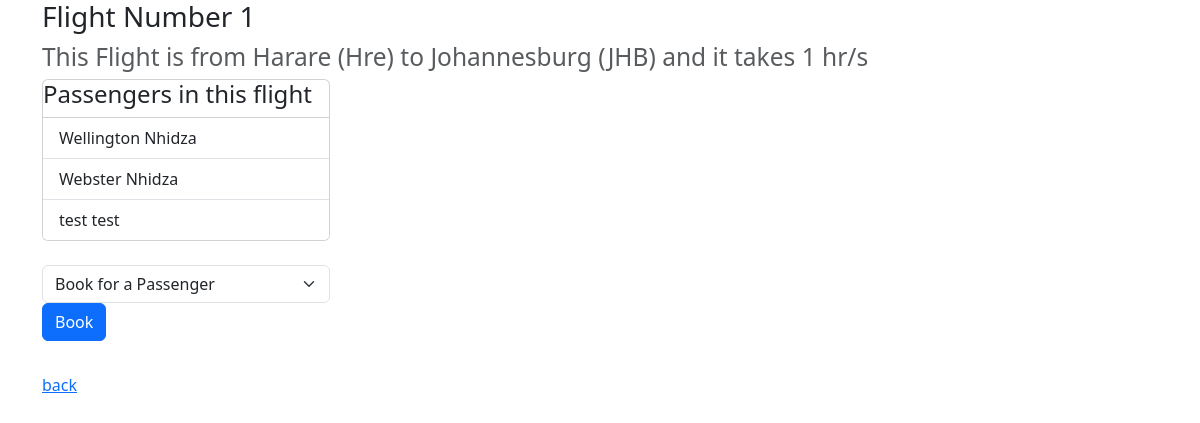
The app's page /flight/1 with its own data.
### flight/models.py (models this page shows, shortened)
class Flight(models.Model):
    origin= models.ForeignKey(Airport, on_delete=models.CASCADE, related_name="depatures")
    destination  = models.ForeignKey(Airport, on_delete=models.CASCADE, related_name="arrivals")
    duration = models.IntegerField()

class Airport(models.Model):
    code= models.CharField(max_length=3)
    city = models.CharField(max_length=64)
    def __str__(self):
        return f"{self.city} ({self.code})"

class Passengers(models.Model):
    firstname=models.CharField(max_length=64)
    lastname = models.CharField(max_length=64)
    flights = models.ManyToManyField(Flight, blank=True,related_name="passengers")
    def __str__(self):
        return f"{self.firstname} {self.lastname}"

### flight/views.py (the view)
# urls.py: path("<int:flight_id>", views.Oneflight , name="Oneflight"),
def Oneflight(request, flight_id):
    one_flight = Flight.objects.get(pk=flight_id)
    return render(request, "flight/flight.html",{
        "one_flight": one_flight,
        "passengers" : one_flight.passengers.all(),
        "non_passengers" : Passengers.objects.exclude(flights=one_flight).all()
    })

### flight/templates/flight/flight.html (shortened to what this page needs)
{% extends 'flight/layout.html' %}
{% block body %}
<div class="container">
  <div>
  <h3>Flight Number {{one_flight.id}}</h3>
  <h3>
    <small class="text-body-secondary">This Flight is from {{one_flight.origin}} to {{one_flight.destination}} and it takes {{one_flight.duration}} hr/s</small>
  </h3>
</div>
  <div class="card" style="width: 18rem;">
    <h4>Passengers in this flight</h4>
    <ul class="list-group list-group-flush">
      {% for passenger in passengers %}
      <li class="list-group-item">{{passenger}}</li>
      {% endfor %}
    </ul>
  </div>
  <br>
  <div>
  <form action="{% url 'flight:book' one_flight.id  %}" method="post">
    <select name="passenger" class="form-select" aria-label="Default select example" style="width: 18rem;">
      <option selected>Book for a Passenger</option>
    </select>
      <button type="submit" class="btn btn-primary mb-3">Book</button>
  </form>
</div>
 <a href="{% url 'flight:index' %}">back</a>
</div>
{% endblock body %}

### records on screen
Flight: origin "Harare (Hre)", destination "Johannesburg (JHB)", duration "1"
Passengers: firstname+lastname "Wellington Nhidza"
Passengers: firstname+lastname "Webster Nhidza"
Passengers: firstname+lastname "test test"
